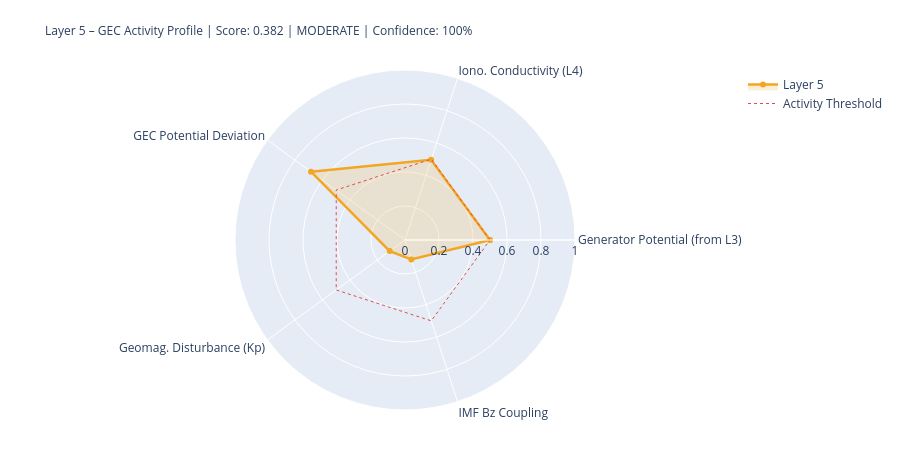

The cell this chart's notebook holds for it:
### Markdown cell above
---
## 5. State Assessment & Handoff to Layer 6

### Code cell
# ============================================================
# LAYER-5-SCORE
# ============================================================

# Components
# 1) Generator activity (Layer-3-driven)
gen_score = norm(generator_strength, 0.3, 2.0)
gen_src   = 'from_layer3' if l3_thunder_score is not None else 'estimated'

# 2) Ionospheric conductivity (Layer-4-driven)
iono_score = norm(iono_cond_factor, 0.7, 1.4)
iono_src   = 'from_layer4' if l4_ioniz is not None else 'estimated'

# 3) GEC potential deviation from reference
pot_score = norm(abs(delta_V_pct), 0, 30)  # 0 = at reference, 1 = 30% deviation
pot_src   = 'derived'

# 4) Geomagnetic disturbance (Kp) – modulates vertical currents
kp_score = norm(kp_val, 0, 9)
kp_src   = 'primary' if kp_now is not None else 'from_layer4'

# 5) IMF Bz coupling (southward = stronger M-I coupling → GEC influence)
bz_score = norm(-(bz_now or 0), -5, 30) if bz_now is not None else None
bz_src   = 'primary' if bz_now is not None else 'missing'

COMPONENTS = {
    'Generator Potential (from L3)':  {'score': gen_score,   'source': 'derived_from_layer3', 'dynamic': True},
    'Iono. Conductivity (L4)':      {'score': iono_score,  'source': iono_src, 'dynamic': True},
    'GEC Potential Deviation':      {'score': pot_score,   'source': pot_src,  'dynamic': True},
    'Geomag. Disturbance (Kp)':         {'score': kp_score,    'source': kp_src,   'dynamic': True},
    'IMF Bz Coupling':               {'score': bz_score,    'source': bz_src,   'dynamic': True},
}

available   = {k: v['score'] for k, v in COMPONENTS.items() if v['score'] is not None}
unavailable = [k for k, v in COMPONENTS.items() if v['score'] is None]
layer5_score = round(sum(available.values()) / len(available), 4) if available else None
confidence   = round(len(available) / len(COMPONENTS), 2)
level = ('unknown' if layer5_score is None
         else 'quiet'   if layer5_score < 0.3
         else 'moderate' if layer5_score < 0.6
         else 'active')
dominant_l5 = max(available, key=available.get) if available else 'none'

# Kp consistency: separate 1-min raw value from score value
kp_1m_raw   = kp_now          # directly from API (can be 0.0 during live measurement)
kp_for_score = kp_val          # from Layer-0 context or estimated value if needed
kp_score_src = kp_src

W = 68
print('=' * W)
print('LAYER 5 – GLOBAL ELECTRIC CIRCUIT – STATE ASSESSMENT')
print('=' * W)
for name, comp in COMPONENTS.items():
    s = comp['score']
    if s is not None:
        bar = '█' * int(s*20) + '░' * (20-int(s*20))
        print(f'  {name:<34} {bar}  {s:.3f}  [{comp["source"]}]')
    else:
        print(f'  {name:<34} {"─"*20}  n/a   [missing]')
print('-' * W)
print(f'  Score:         {layer5_score:.3f}  ({len(available)}/{len(COMPONENTS)} components)')
print(f'  Confidence:    {confidence:.0%}')
print(f'  Level:         {level.upper()}')
print(f'  Dominant:      {dominant_l5}')
print(f'  V_iono:        {V_iono_mod:.1f} kV  (Δ {delta_V_pct:+.1f}% vs. Ref)')
print(f'  I_total:       {I_total_mod:.1f} A   (Δ {delta_I_pct:+.1f}% vs. Ref)')
print('=' * W)

# Radar
cats   = list(available.keys())
vals_r = list(available.values())
if len(cats) >= 3:
    fig = go.Figure()
    fig.add_trace(go.Scatterpolar(
        r=vals_r + [vals_r[0]], theta=cats + [cats[0]],
        fill='toself', fillcolor='rgba(242,166,35,0.18)',
        line=dict(color='#F2A623', width=2.5), name='Layer 5'
    ))
    fig.add_trace(go.Scatterpolar(
        r=[0.5]*(len(cats)+1), theta=cats+[cats[0]],
        line=dict(color='#E24B4A', dash='dot', width=1),
        mode='lines', name='Activity Threshold'
    ))
    fig.update_layout(
        title=dict(
            text=f'Layer 5 – GEC Activity Profile | Score: {layer5_score:.3f} | {level.upper()} | Confidence: {confidence:.0%}',
            font=dict(size=12)
        ),
        polar=dict(radialaxis=dict(visible=True, range=[0,1])),
        height=450, showlegend=True,
        margin=dict(l=80, r=80, t=70, b=40)
    )
    fig.show()

### Figure 1 — Plotly figure (JSON) as saved in the notebook; plotly's stock layout.template omitted (floating-point values rounded to 4 significant figures)
{"data": [{"fill": "toself", "fillcolor": "rgba(242,166,35,0.18)", "line": {"color": "#F2A623", "width": 2.5}, "name": "Layer 5", "r": [0.5, 0.4963, 0.6833, 0.1111, 0.1206, 0.5], "theta": ["Generator Potential (from L3)", "Iono. Conductivity (L4)", "GEC Potential Deviation", "Geomag. Disturbance (Kp)", "IMF Bz Coupling", "Generator Potential (from L3)"], "type": "scatterpolar"}, {"line": {"color": "#E24B4A", "dash": "dot", "width": 1}, "mode": "lines", "name": "Activity Threshold", "r": [0.5, 0.5, 0.5, 0.5, 0.5, 0.5], "theta": ["Generator Potential (from L3)", "Iono. Conductivity (L4)", "GEC Potential Deviation", "Geomag. Disturbance (Kp)", "IMF Bz Coupling", "Generator Potential (from L3)"], "type": "scatterpolar"}], "layout": {"height": 450, "margin": {"b": 40, "l": 80, "r": 80, "t": 70}, "polar": {"radialaxis": {"range": [0, 1], "visible": true}}, "showlegend": true, "title": {"font": {"size": 12}, "text": "Layer 5 – GEC Activity Profile | Score: 0.382 | MODERATE | Confidence: 100%"}}}
